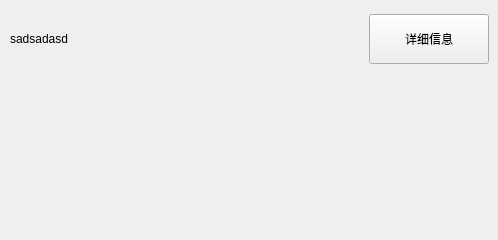
<?xml version="1.0" encoding="UTF-8"?>
<ui version="4.0">
 <class>WaterItem</class>
 <widget class="qMRMLWidget" name="WaterItem">
  <property name="geometry">
   <rect>
    <x>0</x>
    <y>0</y>
    <width>498</width>
    <height>240</height>
   </rect>
  </property>
  <property name="sizePolicy">
   <sizepolicy hsizetype="Preferred" vsizetype="Preferred">
    <horstretch>0</horstretch>
    <verstretch>0</verstretch>
   </sizepolicy>
  </property>
  <property name="maximumSize">
   <size>
    <width>60000</width>
    <height>16777215</height>
   </size>
  </property>
  <property name="styleSheet">
   <string notr="true"/>
  </property>
  <layout class="QVBoxLayout" name="verticalLayout">
   <property name="spacing">
    <number>0</number>
   </property>
   <property name="leftMargin">
    <number>10</number>
   </property>
   <property name="topMargin">
    <number>4</number>
   </property>
   <property name="rightMargin">
    <number>0</number>
   </property>
   <property name="bottomMargin">
    <number>0</number>
   </property>
   <item>
    <widget class="QWidget" name="widget" native="true">
     <property name="sizePolicy">
      <sizepolicy hsizetype="Preferred" vsizetype="Fixed">
       <horstretch>0</horstretch>
       <verstretch>0</verstretch>
      </sizepolicy>
     </property>
     <property name="minimumSize">
      <size>
       <width>0</width>
       <height>40</height>
      </size>
     </property>
     <layout class="QHBoxLayout" name="horizontalLayout">
      <property name="spacing">
       <number>40</number>
      </property>
      <property name="leftMargin">
       <number>0</number>
      </property>
      <property name="topMargin">
       <number>10</number>
      </property>
      <property name="bottomMargin">
       <number>10</number>
      </property>
      <item>
       <widget class="QLabel" name="lbl_info">
        <property name="text">
         <string>sadsadasd</string>
        </property>
        <property name="wordWrap">
         <bool>true</bool>
        </property>
       </widget>
      </item>
      <item>
       <widget class="QPushButton" name="btn_detail">
        <property name="sizePolicy">
         <sizepolicy hsizetype="Fixed" vsizetype="Fixed">
          <horstretch>0</horstretch>
          <verstretch>0</verstretch>
         </sizepolicy>
        </property>
        <property name="minimumSize">
         <size>
          <width>120</width>
          <height>50</height>
         </size>
        </property>
        <property name="text">
         <string>详细信息</string>
        </property>
        <property name="checkable">
         <bool>true</bool>
        </property>
       </widget>
      </item>
     </layout>
    </widget>
   </item>
   <item>
    <widget class="QLabel" name="lbl_content">
     <property name="text">
      <string/>
     </property>
    </widget>
   </item>
  </layout>
 </widget>
 <customwidgets>
  <customwidget>
   <class>qMRMLWidget</class>
   <extends>QWidget</extends>
   <header>qMRMLWidget.h</header>
   <container>1</container>
  </customwidget>
 </customwidgets>
 <resources/>
 <connections/>
</ui>
